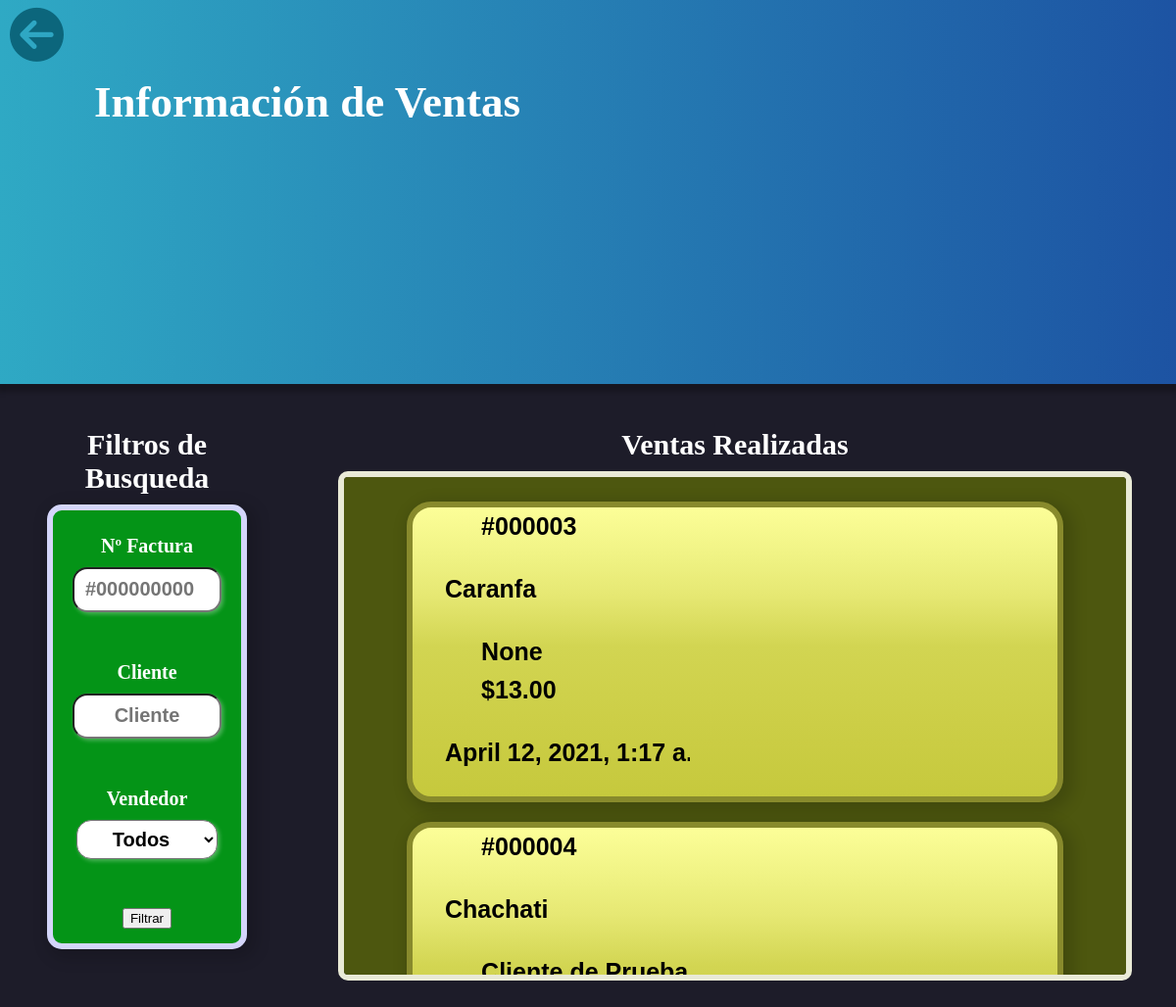
Page /sells/search/ on the earlier database version.
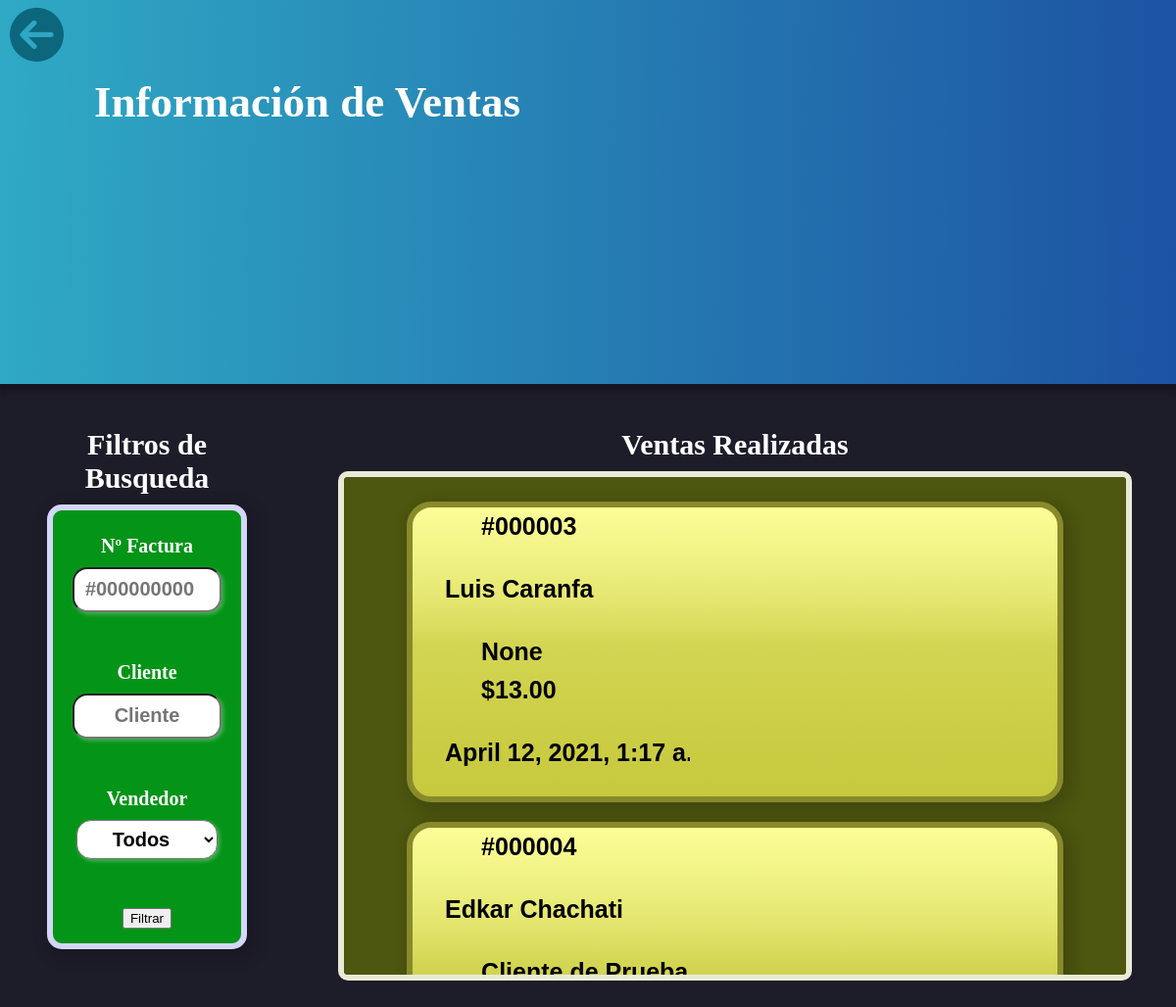
Same page on the later database version.
### sells/models.py (models this page shows, shortened)
class Sells(m.Model):
    invoice_id = m.AutoField(unique=True, primary_key=True, auto_created=True)
    id_salesman = m.ForeignKey('users.Salesman',
                               on_delete=m.CASCADE,
                               default=0)
    customer = m.CharField(max_length=20, default="None")
    income = m.DecimalField(max_digits=10, decimal_places=2)
    id_category = m.ForeignKey('products.Category',
                               on_delete=m.CASCADE)
    date = m.DateTimeField(auto_now_add=True)
    description = m.CharField(max_length=120, blank=True)
    products = m.JSONField()

### users/models.py (models this page shows)
class Profile(models.Model):
    name = models.CharField(max_length=120)
    identification_document = models.CharField(max_length=10, default="none")
    created = models.DateTimeField(auto_now_add=True)
    last_modified = models.DateTimeField(auto_now=True)

### sells/views.py (the view)
class SearchSellsView(ListView, LoginRequiredMixin):
    template_name = "sells/search_sales.html"
    model = Sells
    ordering = ('-invoice_id')
    context_object_name = 'sells'
    def get_context_data(self, **kwargs):
        context = super().get_context_data(**kwargs)
        context['form'] = SearchFilterForm
        return context
    def get_queryset(self, **kwargs):
        query_set = Sells.objects.all()
        info_get = dict(self.request.GET)
        try:
            if info_get['salesman'][0] != '-1':
                query_set = query_set.filter(
                    id_salesman__exact=Salesman.objects.get(
                        pk=int(info_get['salesman'][0])
                    )
                )
            if info_get['customer'][0] != '':
                query_set = query_set.filter(
                    customer__contains=info_get['customer'][0]
                )
            if info_get['invoice'] != '':
                query_set = query_set.filter(
                    invoice_id__contains=info_get['invoice'][0]
                )
        except:
            pass
        return query_set

### templates/sells/search_sales.html (shortened to what this page needs)
<!DOCTYPE html>
<html lang="en">
  <head>
    {% load static %}
    <link rel="stylesheet"
	  href="{% static 'sells/css/style_search_sales.css' %}" />
  </head>
  <body>
    <header id="header">
      <h1 id="title">
	Información de Ventas
      </h1>
      <div class="go-back">
	<a href="{%url 'users:home' %}"><i class="fas fa-arrow-circle-left"></i></a>
      </div>
    </header>
    <main id="content">
      <div class="box">
	<div class="left-side">
	  <h2>
	    Filtros de Busqueda
	  </h2>
	  <form method="GET">
	    <div class="filter">
	      <div class="data">
		<h3 class="sub-title">
		  Nº Factura
		</h3>
		<div class="bar">
		  <input class="inputdata" type="number" name="invoice" placeholder="#000000000" >
		</div>
	      </div>
	      <div class="data">
		<h3 class="sub-title">
		  Cliente
		</h3>
		<div class="bar">
		  {{ form.customer }}
		</div>
	      </div>
	      <div class="data">
		<h3 class="sub-title">
		  Vendedor
		</h3>
		<div class="bar">
		  {{ form.salesman }}
		</div>
	      </div>
	      <div class="data">
      <div class="Button">
	<button id="Button" type="submit">Filtrar</button>
      </div>
	    </div>
	</div>
	  </form>
      </div>
      <div class="right-side">
	<h2>
	  Ventas Realizadas
	</h2>
	<div id="boxsales">
	  {% for sell in sells %}
	  <div class="sales">
	    <a href="/sells/detail/{{ sell.invoice_id }}/">
	      <div class="barinfo">
		<input class="leftvalue" value="#00000{{ sell.invoice_id }}" readonly>
		<input class="rightvalue" type="text" value="{{ sell.id_salesman.name }}"
						      readonly>
		<input class="leftvalue" type="text" value="{{ sell.customer }}" readonly>
		<input class="leftvalue" type="text" value="${{ sell.income }}" readonly>
		<input class="rightvalue" type="text" value="{{ sell.date }}" readonly>
	      </div>
	    </a>
	  </div>
	  {% endfor %}
	</div>
      </div>
      </div>
    </main>
  </body>
</html>

Differences in the rows shown:
computed for Sells "None": id_salesman.name "Caranfa" → "Luis Caranfa"
changed through a linked row, Sells "Cliente de Prueba": id_salesman.name "Chachati" → "Edkar Chachati"
